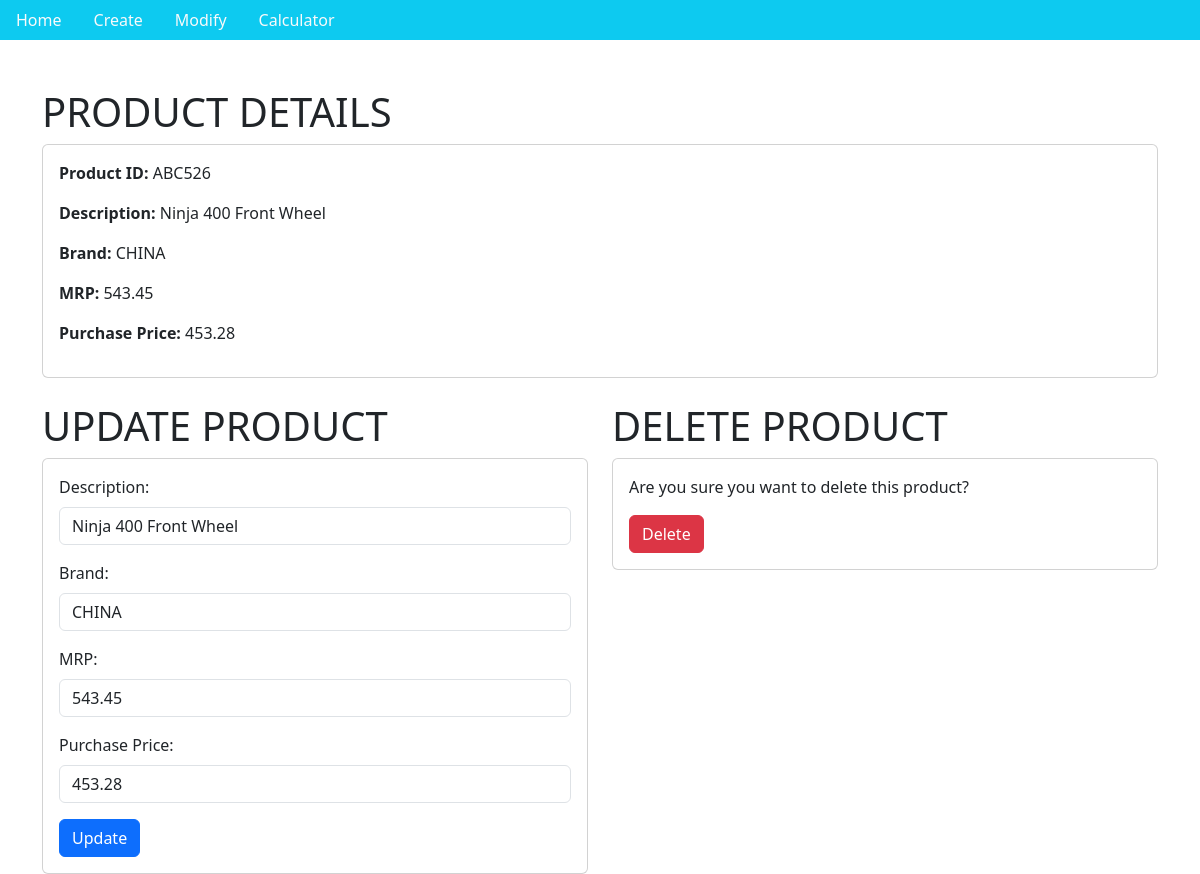
/modify/1007, run on the app's committed database.
### inventoryapp/models.py (models this page shows)
class Products(models.Model):
    ProductSeq = models.AutoField(primary_key=True, error_messages="Error at the ProductSeq column of product table")
    ProductID = models.CharField(max_length=50, null=False, error_messages="Error at the ProductID column of product table")
    ProductDesc = models.CharField(max_length=50, default="Description: E.g. Innova Front Wheen Bearing", error_messages="Error at the ProductDesc column of product table")
    ProductBrand = models.CharField(max_length=50, null=False, default="Product Brand: SKF, NBC", error_messages="Error at the ProductBrand column of product table")
    ProductMRP = models.DecimalField(max_digits=10, null=False, decimal_places=2, default=0, error_messages="Error at the ProductMRP column of product table")
    ProductPurchasePrice = models.DecimalField(max_digits=10, null=False, decimal_places=2, default=0, error_messages="Error at the ProductPurchasePrice column of product table")
    class Meta:
        unique_together = ('ProductID', 'ProductBrand')
        verbose_name_plural = "Products"

### inventoryapp/views.py (the view, shortened to what this page needs)
# urls.py: path('modify', views.productsModify, name="productsmodify"),
def productsModify(request, productSeq=None):
    product = get_object_or_404(Products, ProductSeq = productSeq)
    return render(request, "inventoryapp/modify.html", {"product": product})

### inventoryapp/templates/inventoryapp/modify.html (shortened to what this page needs)
{% load static %}
<!DOCTYPE html>
<html lang="en">
<head>
    {% load bootstrap5 %}
    {% bootstrap_css %}
    <link rel="stylesheet" href="{% static 'style.css' %}">
</head>
<body>
{% include "inventoryapp/navbar.html" %}
<br><br>
<div class="container">
    {% if product %}
    <div class="row">
        <div class="">
            <h1>PRODUCT DETAILS</h1>
            <div  style="width: 100%;">
                <div class="card mb-4">
                    <div class="card-body">
                        <p><strong>Product ID:</strong> {{ product.ProductID }}</p>
                        <p><strong>Description:</strong> {{ product.ProductDesc }}</p>
                        <p><strong>Brand:</strong> {{ product.ProductBrand }}</p>
                        <p><strong>MRP:</strong> {{ product.ProductMRP }}</p>
                        <p><strong>Purchase Price:</strong> {{ product.ProductPurchasePrice }}</p>
                    </div>
                </div>
            </div>
        </div>
        <div class="col-md-6">
            <h1>UPDATE PRODUCT</h1>
            <div class="card">
                <div class="card-body">
                    <form method=post name="f2">
                        <div class="mb-3">
                            <label for="description" class="form-label">Description:</label>
                            <input type="text" class="form-control" id="description" name="description" value="{{ product.ProductDesc }}">
                        </div>
                        <div class="mb-3">
                            <label for="brand" class="form-label">Brand:</label>
                            <input type="text" class="form-control" id="brand" name="brand" value="{{ product.ProductBrand }}">
                        </div>
                        <div class="mb-3">
                            <label for="mrp" class="form-label">MRP:</label>
                            <input type="text" class="form-control" id="mrp" name="mrp" value="{{ product.ProductMRP }}">
                        </div>
                        <div class="mb-3">
                            <label for="purchase_price" class="form-label">Purchase Price:</label>
                            <input type="text" class="form-control" id="purchase_price" name="purchase_price" value="{{ product.ProductPurchasePrice }}">
                        </div>
                        <button type="submit" class="btn btn-primary">Update</button>
                    </form>
                </div>
            </div>
        </div>
        <div class="col-md-6">
            <h1>DELETE PRODUCT</h1>
            <div class="card">
                <div class="card-body">
                    <p>Are you sure you want to delete this product?</p>
                    <form method="POST" name="f3">
                        <button type="submit" class="btn btn-danger">Delete</button>
                    </form>
                </div>
            </div><br>
        </div>
    </div>
    {% else %}
    <div class="alert alert-danger" role="alert">
        No product details available.
    </div>
    {% endif %}
</div>
</body>
</html>

### data on the page
Products: ProductID "ABC526", ProductDesc "Ninja 400 Front Wheel", ProductBrand "CHINA", ProductMRP "543.45", ProductPurchasePrice "453.28", description "Ninja 400 Front Wheel", brand "CHINA", mrp "543.45", purchase_price "453.28"
